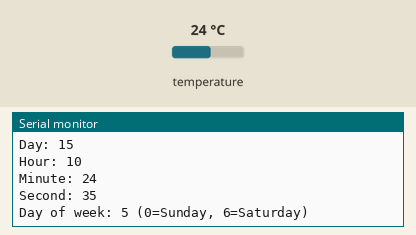
The sketch below on a simulated ESP32-C3. Parts: the last lines printed to the serial monitor. Inputs (shaded band) come from the test bench; at power-on: temperature 24 °C. The local clock reads 2024-03-15 10:24:30 at power-on unless the sketch sets it.

Above: at 5.8 s.
5.9 s: temperature set to 12 °C
At 11.5 s:
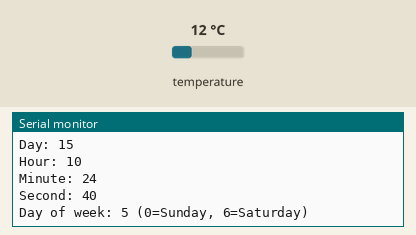
11.9 s: temperature set to 19 °C
At 15.8 s:
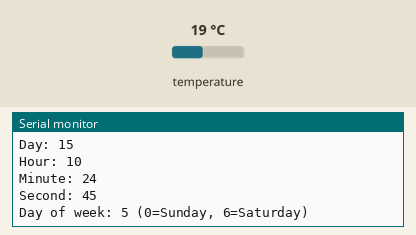
Timing chart, 0 to 17.3 s (numbered marks = the images above; inputs shaded):
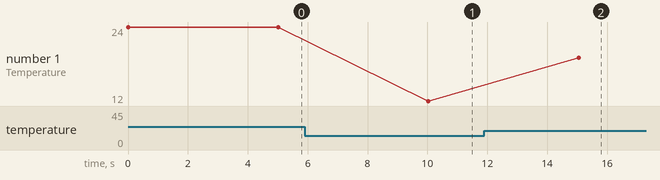

The sketch:

RTC.ino
```cpp
#include <Wire.h>
#include <RTClib.h>

RTC_DS3231 rtc;
                    // ESP32        C3 Mini
// #define SDA_PIN 21  // GPIO21       GPIO4
// #define SCL_PIN 22  // GPIO22       GPIO5

void setup() {
  Serial.begin(115200);

  // Initialize I2C with custom pins
  // Wire.begin(SDA_PIN, SCL_PIN);

  // Initialize RTC
  if (!rtc.begin()) {
    Serial.println("Couldn't find RTC");
    Serial.flush();
    while (1) delay(10);
  }

  // Check if RTC lost power and then set the time
  if (rtc.lostPower()) {
    Serial.println("RTC lost power, setting the time!");
    // Set to compile time
    rtc.adjust(DateTime(F(__DATE__), F(__TIME__)));
    // Set a specific date/time:
    // rtc.adjust(DateTime(2024, 1, 15, 14, 30, 0)); // Year, Month, Day, Hour, Minute, Second
  }

  // Disable 32K output
  rtc.disable32K();


  Serial.println("DS3231 RTC initialized successfully!");
  Serial.println("Current time: " + getCurrentTimeString());
}

void loop() {
  // Read current time
  DateTime now = rtc.now();

  // Display time in various formats
  Serial.println("=== RTC Reading ===");
  Serial.println("DateTime: " + getCurrentTimeString());
  Serial.println("Unix timestamp: " + String(now.unixtime()));
  Serial.println("Temperature: " + String(rtc.getTemperature()) + "°C");

  // Display individual components
  Serial.println("Year: " + String(now.year()));
  Serial.println("Month: " + String(now.month()));
  Serial.println("Day: " + String(now.day()));
  Serial.println("Hour: " + String(now.hour()));
  Serial.println("Minute: " + String(now.minute()));
  Serial.println("Second: " + String(now.second()));
  Serial.println("Day of week: " + String(now.dayOfTheWeek()) + " (0=Sunday, 6=Saturday)");
  Serial.println();

  delay(5000); // Wait 5 seconds before next reading
}

// Helper function to get formatted time string
String getCurrentTimeString() {
  DateTime now = rtc.now();
  String timeStr = "";

  // Add leading zeros where needed
  if (now.day() < 10) timeStr += "0";
  timeStr += String(now.day()) + "/";

  if (now.month() < 10) timeStr += "0";
  timeStr += String(now.month()) + "/";

  timeStr += String(now.year()) + " ";

  if (now.hour() < 10) timeStr += "0";
  timeStr += String(now.hour()) + ":";

  if (now.minute() < 10) timeStr += "0";
  timeStr += String(now.minute()) + ":";

  if (now.second() < 10) timeStr += "0";
  timeStr += String(now.second());

  return timeStr;
}

// Additional utility functions

// Set a specific date and time
void setDateTime(int year, int month, int day, int hour, int minute, int second) {
  rtc.adjust(DateTime(year, month, day, hour, minute, second));
  Serial.println("Time set to: " + getCurrentTimeString());
}
```

Measured:
- after the input at 5.9 s, the serial monitor: prints a new line after 4.1 s (image 1)
- after the input at 11.9 s, the serial monitor: prints a new line after 3.1 s (image 2)
- plotted number 1: 24 → 12 after the input at 5.9 s, 12 → 19 after the input at 11.9 s
